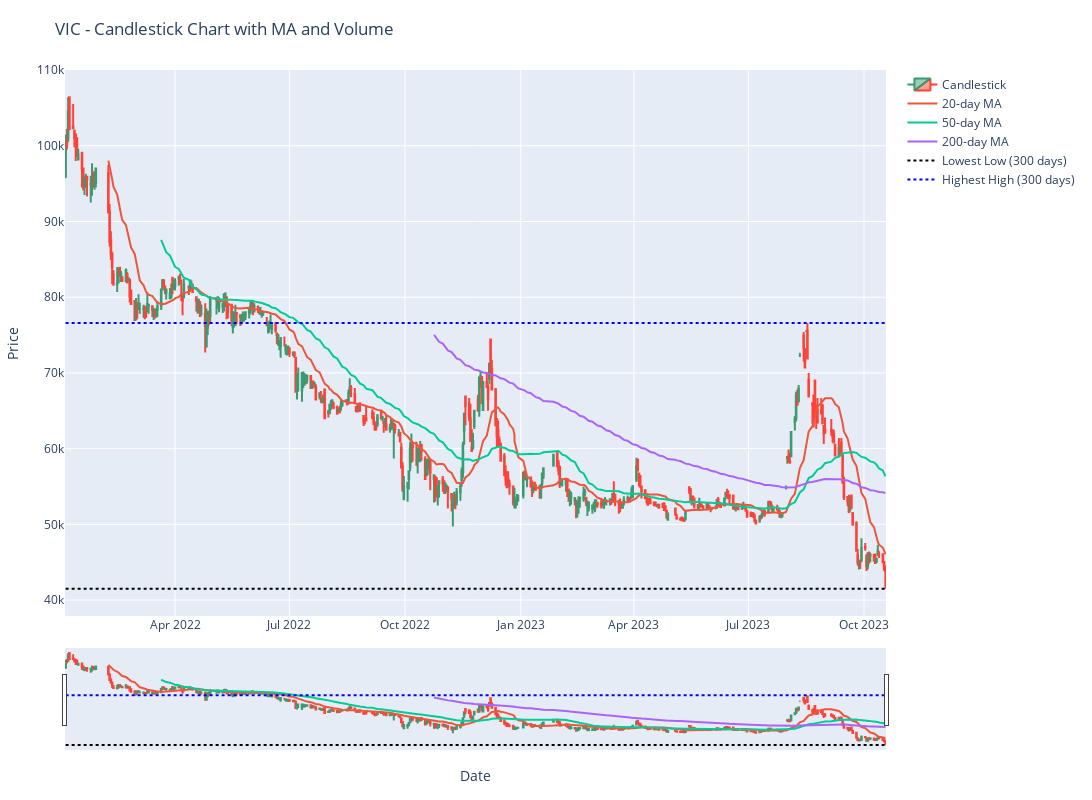

This figure's notebook cell:
### Markdown cell above
Moving average 20-50-200

### Code cell
df_VIC = stock_historical_data("VIC", "2022-01-01", str(today), "1D", "stock")
fig = candlestick_chart(df_VIC, ma_periods=[20,50,200], show_volume=False, reference_period=300, figure_size=(15, 8), 
                        title='VIC - Candlestick Chart with MA and Volume', x_label='Date', y_label='Price', 
                        colors=('lightgray', 'gray'), reference_colors=('black', 'blue'))
fig.show()

### Figure 1 — Plotly figure (JSON) as saved in the notebook; plotly's stock layout.template omitted (floating-point values rounded to 4 significant figures; data arrays with more than 128 entries replaced by an {"elided": "..."} marker saying what was removed)
{"data": [{"close": {"elided": "447 int values"}, "high": {"elided": "447 int values"}, "low": {"elided": "447 int values"}, "name": "Candlestick", "open": {"elided": "447 int values"}, "type": "candlestick", "x": {"elided": "447 str values"}}, {"mode": "lines", "name": "20-day MA", "type": "scatter", "x": {"elided": "447 str values"}, "y": {"elided": "447 float values"}}, {"mode": "lines", "name": "50-day MA", "type": "scatter", "x": {"elided": "447 str values"}, "y": {"elided": "447 float values"}}, {"mode": "lines", "name": "200-day MA", "type": "scatter", "x": {"elided": "447 str values"}, "y": {"elided": "447 float values"}}, {"line": {"color": "black", "dash": "dot"}, "mode": "lines", "name": "Lowest Low (300 days)", "type": "scatter", "x": {"elided": "447 str values"}, "y": {"elided": "447 int values"}}, {"line": {"color": "blue", "dash": "dot"}, "mode": "lines", "name": "Highest High (300 days)", "type": "scatter", "x": {"elided": "447 str values"}, "y": {"elided": "447 int values"}}], "layout": {"height": 800, "margin": {"b": 50, "l": 50, "r": 50, "t": 70}, "title": {"text": "VIC - Candlestick Chart with MA and Volume"}, "width": 1500, "xaxis": {"rangeslider": {"visible": true}, "title": {"text": "Date"}}, "yaxis": {"title": {"text": "Price"}}, "yaxis2": {"overlaying": "y", "side": "right", "title": {"text": "Volume"}}}}
